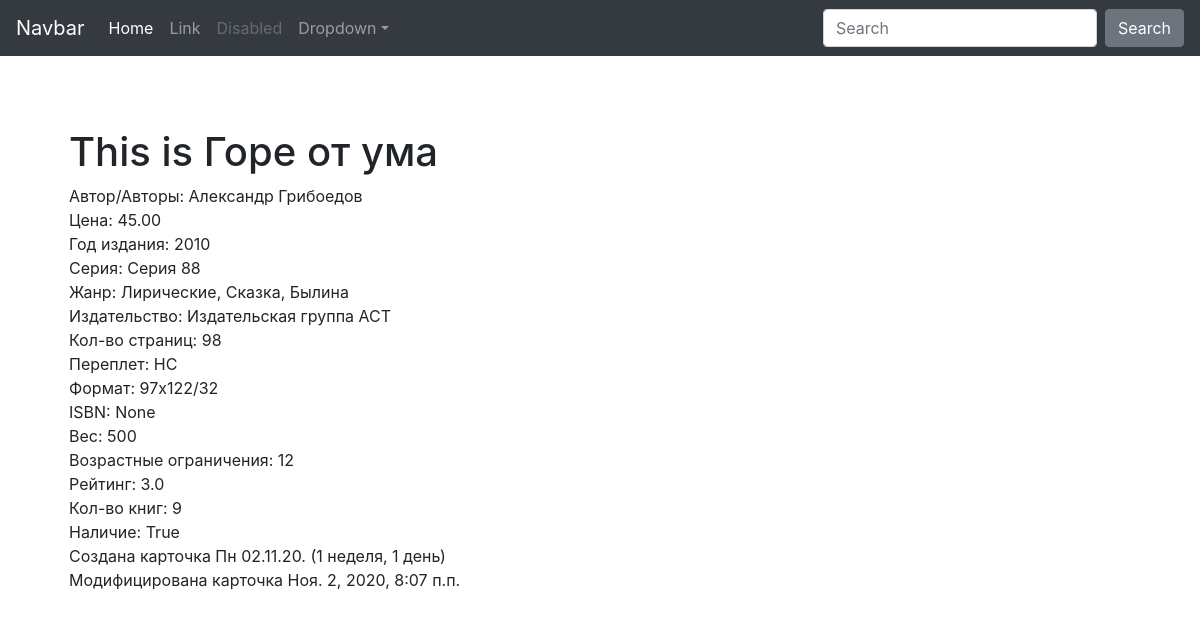
Page /book/305/ on the committed database.
### book/models.py (models this page shows, shortened)
class Book(models.Model):
    name = models.CharField(
        "Название Книги",
        max_length=100,
        blank=False,
        null=False
    )
    photo = models.ImageField(
        verbose_name='Фото обложки',
        upload_to='media/',
        height_field=100,
        width_field=100,
        blank=True,
        null=True
    )
    @property
    def author_names(self) -> str:
        return ', '.join(str(author) for author in self.authors.all())
    authors = models.ManyToManyField(
        'handbook.Author',
        verbose_name='Автор/Авторы книги'
    )
    price = models.DecimalField(
        verbose_name='Цена (BYN)',
        default=0,
        max_digits=10,
        decimal_places=2
    )
    year = models.IntegerField(
        verbose_name='Год издания',
        validators=[MaxValueValidator(3000), MinValueValidator(0)]
    )
    seria = models.ForeignKey(
        'handbook.BookSeria',
        verbose_name='Серия книги',
        on_delete=models.PROTECT
    )
    @property
    def genre_names(self) -> str:
        return ', '.join(str(genre) for genre in self.genres.all())
    genres = models.ManyToManyField(
        'handbook.BookGenre',
        verbose_name='Жанр/Жанры книги'
    )
    publishing = models.ForeignKey(
        'handbook.PublishingHouse',
        verbose_name='Издательство',
        on_delete=models.PROTECT
    )
    pages = models.IntegerField(
        verbose_name='Кол-во страницы',
        validators=[MinValueValidator(1)]
    )
    cover = models.CharField(
        verbose_name='Переплёт',
        max_length=2,
        choices=TypeCover.choices,
        default=TypeCover.HARDCOVER,
    )
    size = models.CharField(
        verbose_name='Формат',
        max_length=50,
        validators=[RegexValidator(
            regex=r'\d{2,3}x\d{2,3}/\d{2,3}',
            message='Формат: 120x80/32'
        )],
        blank=True,
        null=True
    )
    isbn = models.CharField(
        verbose_name='ISBN',
        max_length=17,
        blank=True,
        null=True
    )
    weight = models.IntegerField(
        verbose_name='Вес (гр.)',
        blank=True,
        null=True
    )
    restrictions = models.CharField(
        verbose_name='Возрастные ограничения',
        max_length=3,
        choices=AgeRestictions.choices,
        default=AgeRestictions.ZERO
    )
    book_amount = models.IntegerField(
        verbose_name='Количество книг в наличии',
        validators=[MinValueValidator(0)]
    )
    created_at = models.DateTimeField(
        editable=False,
        auto_now_add=True
    )
    modified_at = models.DateTimeField(
        editable=False,
        auto_now=True
    )
    available = models.BooleanField(
        editable=False,
        default=True
    )
    rating = models.FloatField(
        verbose_name='Рейтинг',
        validators=[MinValueValidator(0), MaxValueValidator(10)],
        default=0
    )

### handbook/models.py (models this page shows)
class Author(models.Model):  # Авторы книги (может содержать несколько авторов.
    name = models.CharField(
        'Автор книги',
        max_length=50
    )
    description = models.TextField(
        'Автор книги из справочника',
        blank=True,
        null=True
    )
    def __str__(self):
        return self.name

class BookSeria(models.Model):  # Серия
    name = models.CharField(
        'Серия книг',
        max_length=40
    )
    description = models.TextField(
        'Описание серии книг',
        blank=True,
        null=True
    )
    def __str__(self):
        return self.name

class BookGenre(models.Model):  # Жанры (один или несколько жанров
    name = models.CharField(
        'Жанр книги',
        max_length=40
    )
    description = models.TextField(
        'Описание жанра',
        blank=True,
        null=True
    )
    def __str__(self):
        return self.name

class PublishingHouse(models.Model):  # Издательство
    name = models.CharField(
        'Издательство',
        max_length=40
    )
    def __str__(self):
        return self.name

### handbook/views.py (the view)
# urls.py: path('book/<int:pk>/', views.ShowBookView.as_view(), name='book_view'),
class ShowBookView(DetailView):
    template_name = 'handbook/book.html'
    model = Book

### handbook/templates/handbook/book.html (shortened to what this page needs)
{% load static %}
{% load crispy_forms_tags %}
<!doctype html>
<html lang="en">
  <head>
    <link rel="stylesheet" href="https://cdn.jsdelivr.net/npm/bootstrap@4.5.3/dist/css/bootstrap.min.css">
    <link href="{% static "starter-template.css" %}" rel="stylesheet">
  </head>
  <body>
    <nav class="navbar navbar-expand-md navbar-dark bg-dark fixed-top">
        <a class="navbar-brand" href="#">Navbar</a>
        <div class="collapse navbar-collapse" id="navbarsExampleDefault">
          <ul class="navbar-nav mr-auto">
            <li class="nav-item active">
              <a class="nav-link" href="#">Home <span class="sr-only">(current)</span></a>
            </li>
            <li class="nav-item">
              <a class="nav-link" href="#">Link</a>
            </li>
            <li class="nav-item">
              <a class="nav-link disabled" href="#" tabindex="-1" aria-disabled="true">Disabled</a>
            </li>
            <li class="nav-item dropdown">
              <a class="nav-link dropdown-toggle" href="#" id="dropdown01" data-toggle="dropdown" aria-haspopup="true" aria-expanded="false">Dropdown</a>
            </li>
          </ul>
          <form class="form-inline my-2 my-lg-0">
            <input class="form-control mr-sm-2" type="text" placeholder="Search" aria-label="Search">
            <button class="btn btn-secondary my-2 my-sm-0" type="submit">Search</button>
          </form>
        </div>
      </nav>
      <main role="main" class="container">
        <div class="starter-template">
            <h1>This is {{book.name}}</h1>
            Автор/Авторы: {{ book.author_names }}<br>
            Цена: {{book.price}}<br>
            Год издания: {{book.year}}<br>
            Серия: {{book.seria}}<br>
            Жанр: {{ book.genre_names }}<br>
            Издательство: {{book.publishing}}<br>
            Кол-во страниц: {{book.pages}}<br>
            Переплет: {{book.cover}}<br>
            Формат: {{book.size}}<br>
            ISBN: {{book.isbn}}<br>
            Вес: {{book.weight}}<br>
            Возрастные ограничения: {{ book.restrictions }}<br>
            Рейтинг: {{book.rating}}<br>
            Кол-во книг: {{book.book_amount}}<br>
            Наличие: {{book.available}}<br>
            Создана карточка {{book.created_at|date:"D d.m.y."}} ({{book.created_at|timesince}})<br>
            Модифицирована карточка {{book.modified_at}}<br>
        </div>
  </body>
</html>

### static/starter-template.css (style rules this page uses)
body { padding-top: 5rem; }
.starter-template { padding: 3rem 1.5rem; }

### rows in the picture
Book: name "Горе от ума", author_names "Александр Грибоедов", price "45.00", year "2010", seria "Серия 88", genre_names "Лирические, Сказка, Былина", publishing "Издательская группа АСТ", pages "98", cover "HC", size "97x122/32", isbn "None", weight "500", restrictions "12", rating "3.0", book_amount "9", available "True", created_at "Пн 02.11.20.", created_at "1 неделя, 1 день", modified_at "Ноя. 2, 2020, 8:07 п.п."
